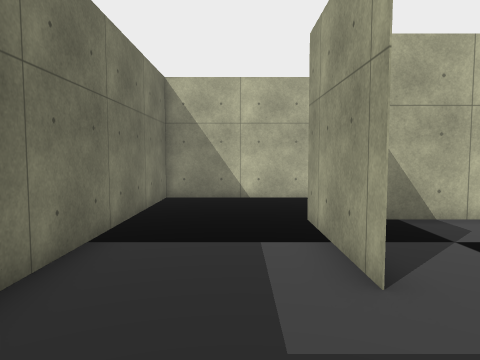
[1] (above)

12 first-person views from a walk through a 3-D level made in the Unity game engine. The camera is 1.4 m above the floor, tilts 4° down and sees 70° across. The floor is counted in squares, 1 m on a side. Each view is taken from the middle of a square. On the plan, view 1 faces up. The plan holds only what a view shows up to about 15 squares ahead; the rest is blank. The player character is not drawn. Some surface patterns are stand-ins.

[2]
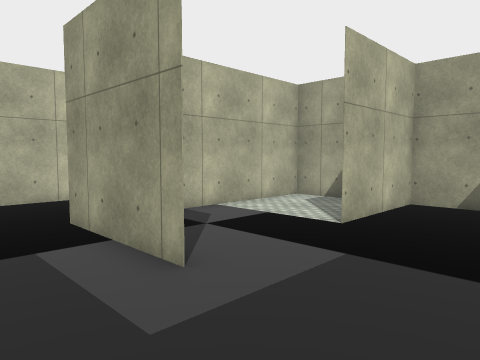

[3]
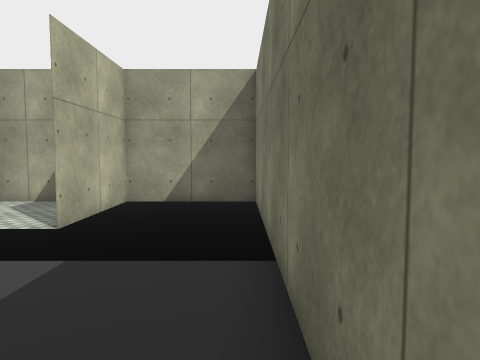

[4]
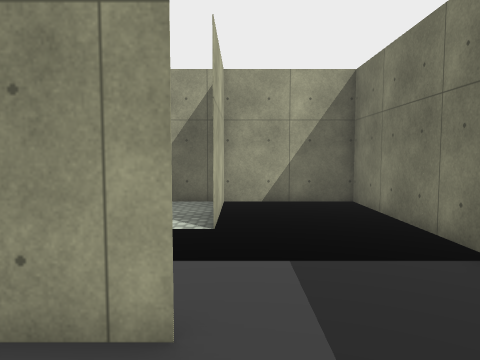

[5]
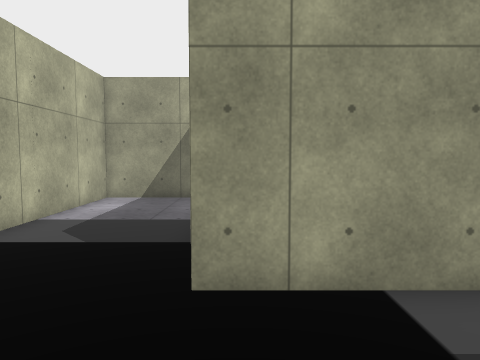

[6]
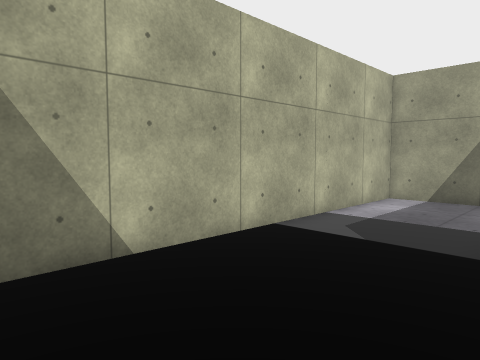

[7]
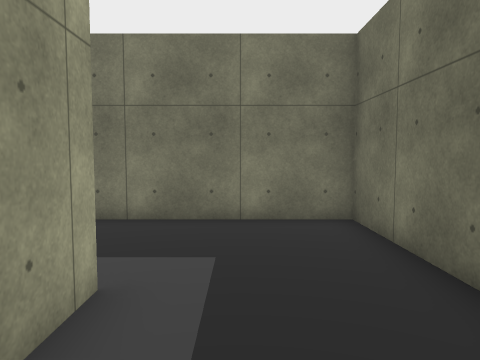

[8]
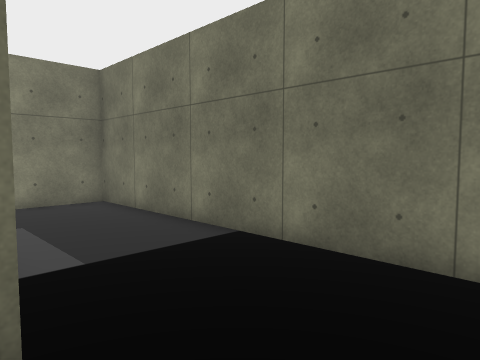

[9]
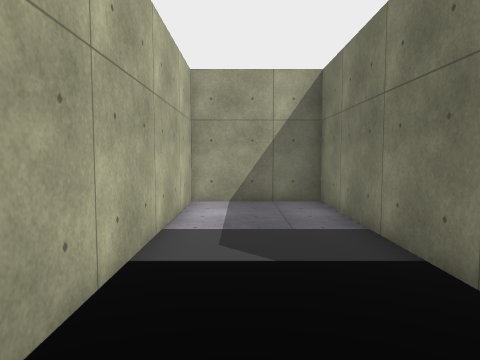

[10]
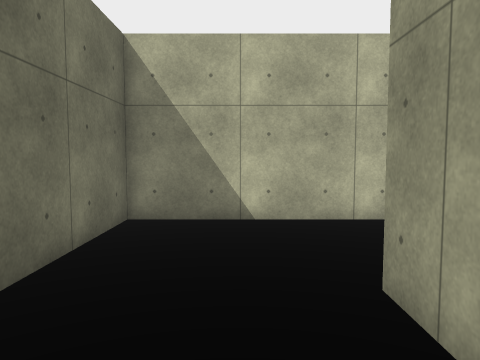

[11]
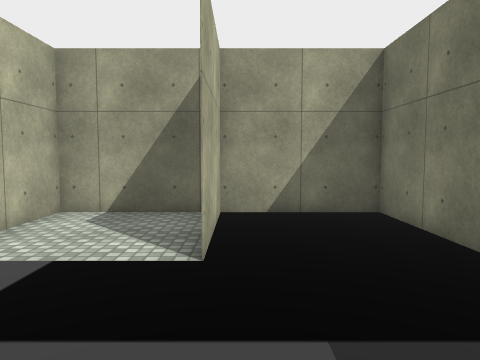

[12]
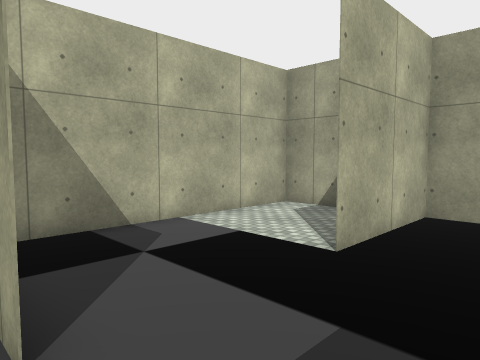

### Floor plan
Points are (right, up) in squares from view 1. A wall is a line through its corners. A room is listed if a view was taken in it or the views show most of it. See-through windows are left out.
Room 1 (views 1, 2, 3, 4, 5, 6, 7, 8, 9, 10, 11, 12)
walls: (1.5, 3.4) (1.5, 7.5) (9.5, 7.5) (2.2, 7.5); (9.5, 3.5) (5.5, 3.5); (-2.5, -0.5) (9.5, -0.5) (9.5, 11.5) (-2.5, 11.5) (-2.5, -0.5)

Where each view was taken, in squares from view 1:
view 1: 0 up, 0 right, facing up
view 2: 0 up, 1 left, facing up-right
view 3: 0 up, 1 left, facing right
view 4: 3 up, 1 left, facing right
view 5: 7 up, 2 left, facing right
view 6: 7 up, 2 left, facing up-right
view 7: 7 up, 0 right, facing down
view 8: 10 up, 2 right, facing down-left
view 9: 10 up, 1 left, facing right
view 10: 4 up, 0 right, facing up
view 11: 3 up, 1 right, facing right
view 12: 1 up, 1 right, facing up-right
